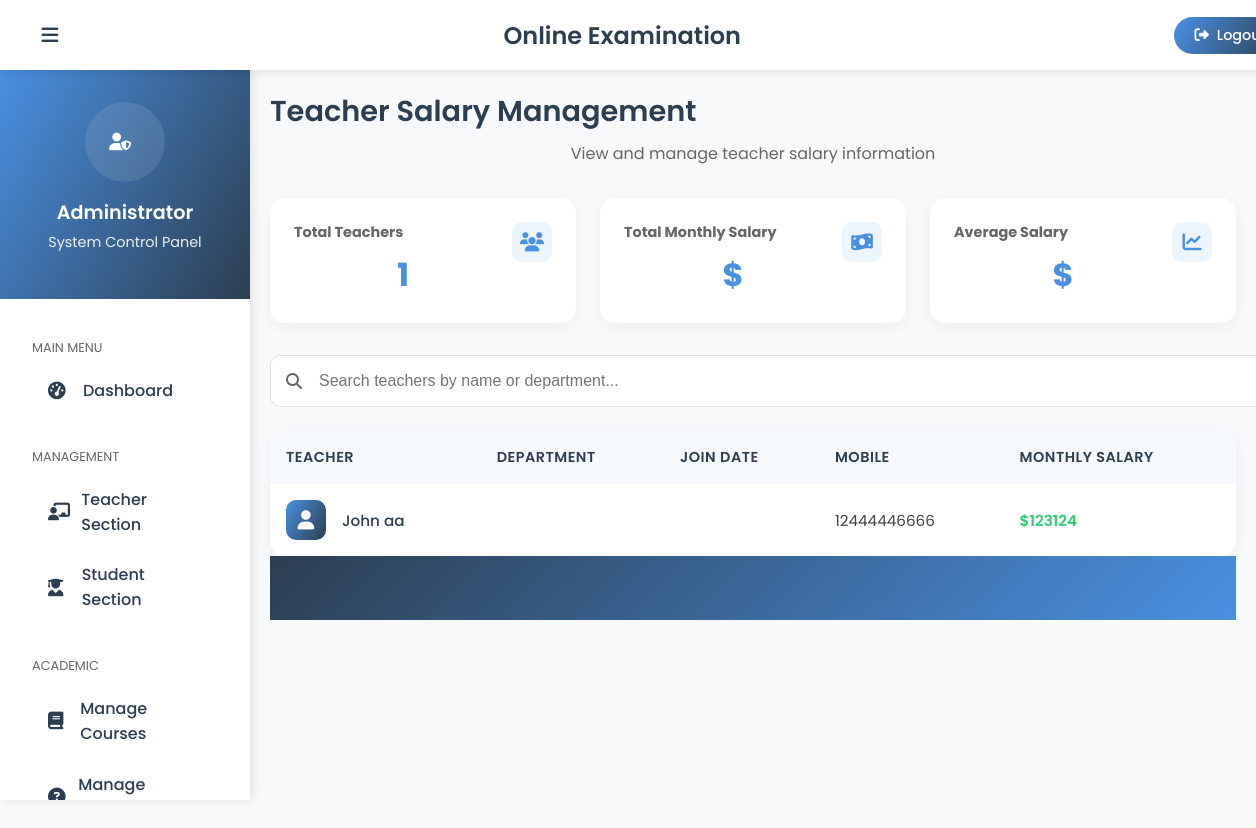
/admin-view-teacher-salary (signed in), run on the app's committed database.
### teacher/models.py (models this page shows, shortened)
class Teacher(models.Model):
    user=models.OneToOneField(User,on_delete=models.CASCADE)  # Links to Django's built-in User model
    profile_pic= models.ImageField(upload_to='profile_pic/Teacher/',null=True,blank=True)  # Stores teacher's profile picture
    address = models.CharField(max_length=40)
    mobile = models.CharField(max_length=20,null=False)
    status= models.BooleanField(default=False)  # Tracks if teacher is approved by admin
    salary=models.PositiveIntegerField(null=True)  # Teacher's salary set by admin
    @property
    def get_name(self):
        return self.user.first_name+" "+self.user.last_name  # Returns teacher's full name

### exam/views.py (the view)
# urls.py: path('admin-view-teacher-salary', views.admin_view_teacher_salary_view,name='admin-view-teacher-salary'),
@login_required(login_url='adminlogin')
def admin_view_teacher_salary_view(request):
    teachers= teacher_models.Teacher.objects.all().filter(status=True)
    return render(request,'exam/admin_view_teacher_salary.html',{'teachers':teachers})

### templates/exam/admin_view_teacher_salary.html (shortened to what this page needs)
{% extends 'exam/adminbase.html' %}
{% block content %}
<div class="page-header">
  <h1 class="page-title">Teacher Salary Management</h1>
  <p class="page-subtitle">View and manage teacher salary information</p>
</div>
<div class="salary-summary">
  <div class="summary-card">
    <div class="summary-icon">
      <i class="fas fa-users"></i>
    </div>
    <h3 class="summary-title">Total Teachers</h3>
    <p class="summary-value">{{teachers.count}}</p>
  </div>
  <div class="summary-card">
    <div class="summary-icon">
      <i class="fas fa-money-bill-wave"></i>
    </div>
    <h3 class="summary-title">Total Monthly Salary</h3>
    <p class="summary-value">${{total_salary}}</p>
  </div>
  <div class="summary-card">
    <div class="summary-icon">
      <i class="fas fa-chart-line"></i>
    </div>
    <h3 class="summary-title">Average Salary</h3>
    <p class="summary-value">${{average_salary|floatformat:2}}</p>
  </div>
</div>
<div class="search-bar">
  <i class="fas fa-search search-icon"></i>
  <input type="text" class="search-input" placeholder="Search teachers by name or department..." id="teacherSearch">
</div>
<div class="salary-list">
  <table>
    <thead>
      <tr>
        <th>Teacher</th>
        <th>Department</th>
        <th>Join Date</th>
        <th>Mobile</th>
        <th>Monthly Salary</th>
      </tr>
    </thead>
    <tbody>
      {% if teachers %}
        {% for t in teachers %}
        <tr>
          <td>
            <div class="teacher-info">
              <div class="teacher-avatar">
                <i class="fas fa-user"></i>
              </div>
              <div>
                <h4 class="teacher-name">{{t.get_name}}</h4>
              </div>
            </div>
          </td>
          <td>{{t.department}}</td>
          <td>{{t.joindate|date:"M d, Y"}}</td>
          <td>{{t.mobile}}</td>
          <td class="salary-value">${{t.salary}}</td>
        </tr>
        {% endfor %}
      {% endif %}
    </tbody>
  </table>
</div>
{% endblock content %}

### templates/exam/adminbase.html (style rules this page uses)
:root { --primary-color: #4a90e2; --primary-rgb: 74, 144, 226; --secondary-color: #2c3e50; --accent-color: #e74c3c; --success-color: #2ecc71; --warning-color: #f1c40f; --text-color: #333; --light-bg: #f8f9fa; }
body { margin: 0; padding: 0; font-family: 'Poppins', sans-serif; background-color: var(--light-bg); }

### templates/exam/admin_view_teacher_salary.html (style rules this page uses)
.salary-list { background: white; border-radius: 15px; box-shadow: 0 4px 15px rgba(0, 0, 0, 0.05); overflow: hidden; }
.page-header { margin-bottom: 2rem; }
.page-title { font-size: 1.8rem; font-weight: 600; color: var(--secondary-color); margin: 0 0 0.5rem; }
.page-subtitle { font-size: 1rem; color: #666; margin: 0; }
.search-bar { margin-bottom: 1.5rem; position: relative; }
.search-input { width: 100%; padding: 1rem 1rem 1rem 3rem; border: 1px solid #e0e0e0; border-radius: 10px; font-size: 1rem; transition: all 0.3s ease; }
.search-icon { position: absolute; left: 1rem; top: 50%; transform: translateY(-50%); color: #666; }
table { width: 100%; border-collapse: separate; border-spacing: 0; }
th { background: rgba(var(--primary-rgb), 0.05); color: var(--secondary-color); font-weight: 600; text-align: left; padding: 1rem; font-size: 0.9rem; text-transform: uppercase; letter-spacing: 0.5px; }
td { padding: 1rem; border-bottom: 1px solid #f0f0f0; color: #444; font-size: 0.95rem; }
tr:last-child td { border-bottom: none; }
.teacher-info { display: flex; align-items: center; gap: 1rem; }
.teacher-avatar { width: 40px; height: 40px; border-radius: 10px; background: linear-gradient(120deg, var(--primary-color), var(--secondary-color)); display: flex; align-items: center; justify-content: center; color: white; font-size: 1.2rem; }
.teacher-name { font-weight: 500; color: var(--secondary-color); margin: 0; }
.salary-value { font-weight: 600; color: var(--success-color); }
.salary-summary { display: grid; grid-template-columns: repeat(auto-fit, minmax(250px, 1fr)); gap: 1.5rem; margin-bottom: 2rem; }
.summary-card { background: white; border-radius: 15px; padding: 1.5rem; box-shadow: 0 4px 15px rgba(0, 0, 0, 0.05); transition: all 0.3s ease; }
.summary-title { font-size: 0.9rem; color: #666; margin: 0 0 0.5rem; }
.summary-value { font-size: 2rem; font-weight: 700; color: var(--primary-color); margin: 0; }
.summary-icon { float: right; width: 40px; height: 40px; border-radius: 10px; background: rgba(var(--primary-rgb), 0.1); display: flex; align-items: center; justify-content: center; color: var(--primary-color); font-size: 1.2rem; }

### templates/exam/footer.html (style rules this page uses)
p { text-align: center; }

### data on the page
Teacher: get_name "John aa", mobile "12444446666", salary "123124"

### other printed values
{{ teachers.count }} "1"
